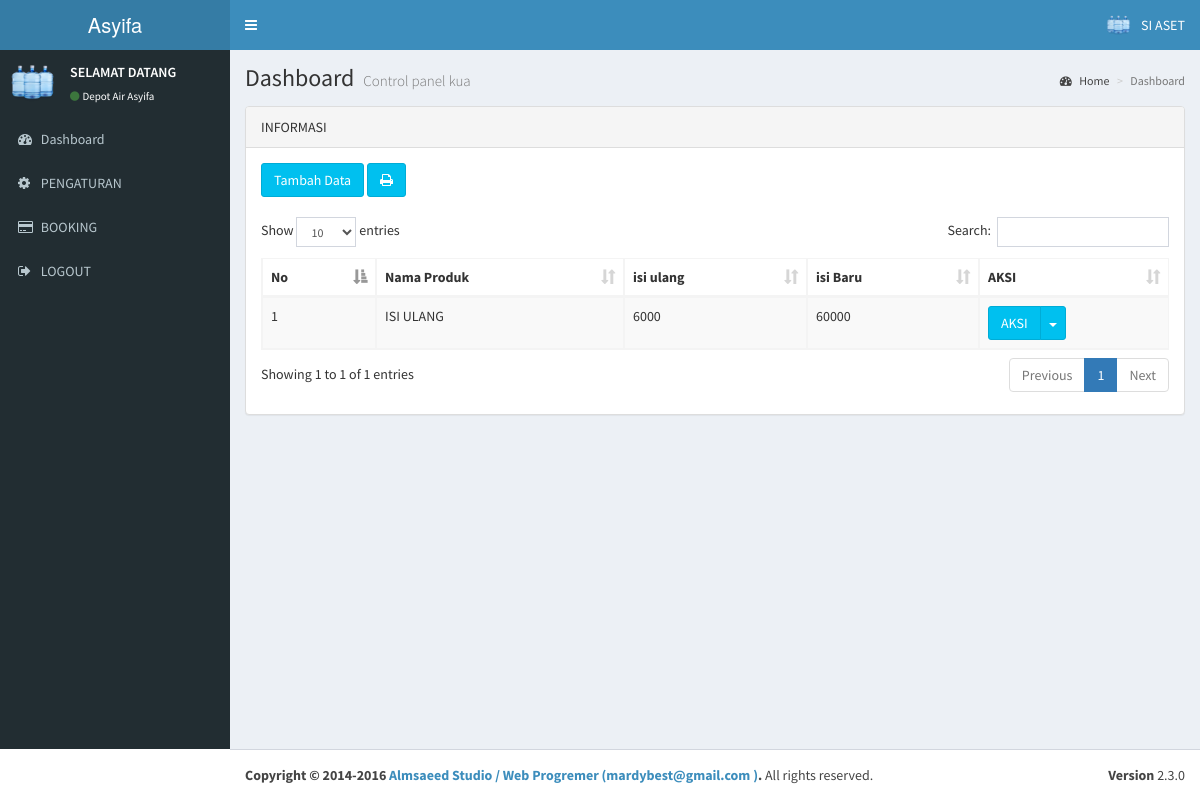
The page /admin/index.php?aksi=produk (signed in) on the database as committed earlier.
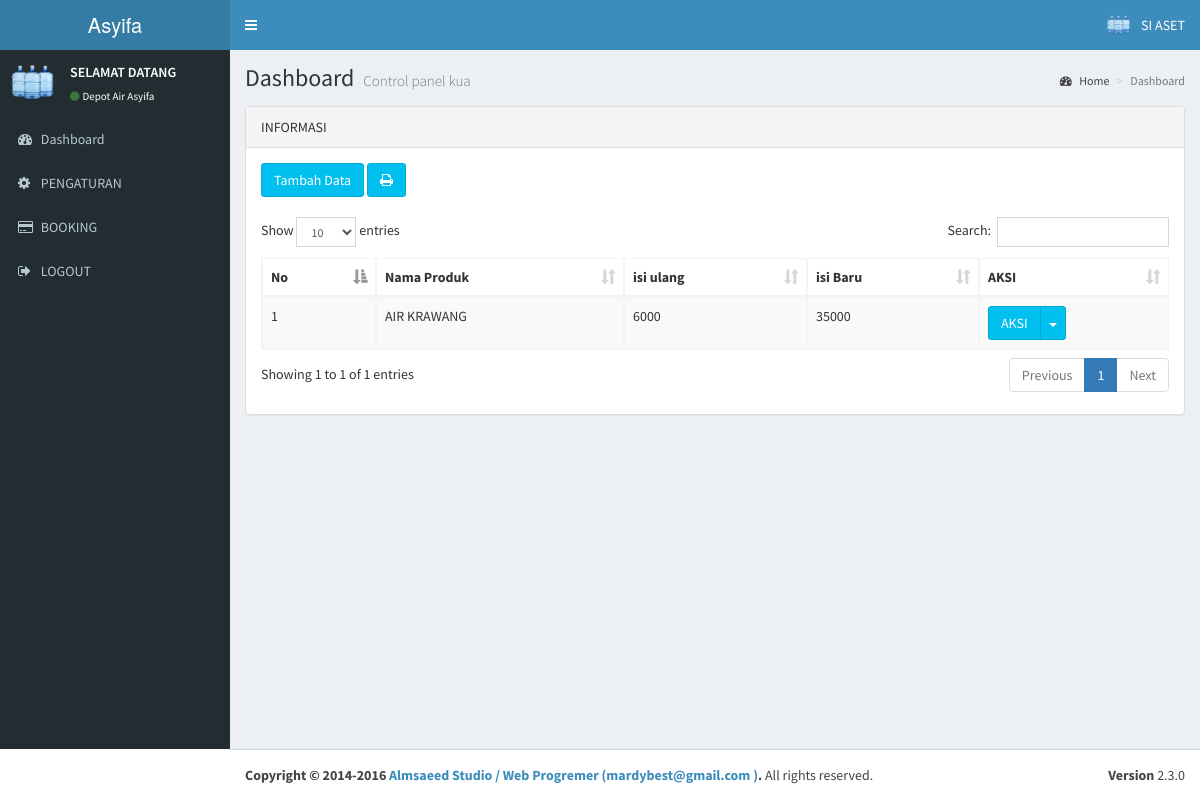
The same page on the database as committed later.
### tables this page shows
CREATE TABLE `produk` (
  `id_produk` int(25) NOT NULL,
  `nama_produk` varchar(50) NOT NULL,
  `harga_produk` varchar(50) NOT NULL,
  `harga_produk1` varchar(10) NOT NULL,
  `keterangan` text NOT NULL
);

### admin/index.php (the view, shortened to what the changed rows need)
  <?php
  include '../koneksi.php';
  ?>
<!DOCTYPE html>
<html>
  <head>
  <link rel="stylesheet" href="../sys/bootstrap/bootstrap/css/bootstrap.min.css">
      <link rel="stylesheet" href="../sys/bootstrap/font/css/font-awesome.min.css">
  <link rel="stylesheet" href="../sys/bootstrap/plugins/datatables/dataTables.bootstrap.css">
    <link rel="stylesheet" href="../sys/bootstrap/plugins/select2/select2.min.css">
    <link rel="stylesheet" href="../sys/bootstrap/dist/css/AdminLTE.min.css">
    <link rel="stylesheet" href="../sys/bootstrap/dist/css/skins/_all-skins.min.css">
  </head>
  <body class="hold-transition skin-blue sidebar-mini">
    <div class="wrapper">
      <div class="content-wrapper">
        <section class="content-header">
          <h1>
            Dashboard
            <small>Control panel kua</small>
          </h1>
        </section>
        <section class="content">
		 <?php include "tengah.php"?>
		  </div>
  </body>
</html>

### admin/tengah.php (shortened to what the changed rows need)
<?php
if($_GET['aksi']=='home'){
echo"
 <div class='row'>
                   <div class='col-lg-12'>
			<div class='panel panel-default'>
                            <div class='panel-heading'>
                           Sambutan
                            </div>
                            <div class='panel-body'>
				<p>Selamat Datang Di halaman Admin, Silahkan Pilih menu untuk pengaturan data yang di butuhkan guna mendapatkan hasil yang maksimal sesuai keinginan.</p>
                            </div>
			</div>
                   </div>
</div>";
echo"<div class='row'>
                    <div class='col-xs-12'>
              <div class='panel panel-primary'>
			    <div class='box-header'>
				   <h3 class='box-title'>INFORMASI</h3>
                </div>
                <div class='box-header'>
				</div>
     <div class='box-body'>";
     $main=mysqli_query($koneksi,"SELECT * FROM submenu");
     while($r=mysqli_fetch_array($main)){
     echo"<a href='$r[link_sub]' class='btn btn-app'>
                    <span class='badge bg-yellow'>3</span>
                    <i class='fa $r[icon_sub] fa-5x'></i> $r[nama_sub]
                  </a>";
                }
                echo "
            </div>
			</div>
 </div>
			</div>
";
}
elseif($_GET['aksi']=='ikon'){
include "../ikon.php";
}
elseif($_GET['aksi']=='produk'){
    echo"<div class='row'>
                    <div class='col-lg-12'>
                        <div class='panel panel-default'>
                            <div class='panel-heading'>INFORMASI
                            </div>
                            <div class='panel-body'>
                <button class='btn btn-info' data-toggle='modal' data-target='#uiModal'>
                                    Tambah Data
                                </button> <a href='laporan.php?aksi=produk' target='_blank' class='btn btn-info' ><i class='fa fa-print' ></i></span></a></br></br>
                                   <div class='table-responsive'>
         <table id='example1' class='table table-bordered table-striped'>
                                        <thead>
                                            <tr> <th>No</th>
                                                <th>Nama Produk</th>
                                                <th>isi ulang</th>
                                                <th>isi Baru</th>
                                                 <th>AKSI</th>
                                            </tr>
                                        </thead><tbody>
                        ";
    $no=0;
    $sql=mysqli_query($koneksi," SELECT * FROM produk ORDER BY id_produk ASC");
    while ($t=mysqli_fetch_array($sql)){
    $no++;
                                        echo"
                                            <tr><td>$no</td>
                                                <td>$t[nama_produk]</td>
                                                <td>$t[harga_produk]</td>
                                                <td>$t[harga_produk1]</td>
                                <td><div class='btn-group'>
                          <button type='button' class='btn btn-info'>AKSI</button>
                          <button type='button' class='btn btn-info dropdown-toggle' data-toggle='dropdown'>
                            <span class='caret'></span>
                            <span class='sr-only'>Toggle Dropdown</span>
                          </button>
                          <ul class='dropdown-menu' role='menu'>
                            <li><a href='index.php?aksi=editproduk&id_produk=$t[id_produk]' title='Edit'><i class='fa fa-pencil'></i>edit</a></li>
                            <li><a href='hapus.php?aksi=hapusproduk&id_produk=$t[id_produk]' onclick=\"return confirm ('Apakah yakin ingin menghapus $t[nama_produk] ?')\" title='Hapus'><i class='fa fa-remove'></i>hapus</li>
                            </ul>
                        </div></td>
                                            </tr>";
    }
                                    echo"
                                        </tbody></table>
                                </div>
                            </div>
                        </div>
                    </div>
                   </div>";
    echo"
    <div class='col-lg-12'>
                            <div class='modal fade' id='uiModal' tabindex='-1' role='dialog' aria-labelledby='myModalLabel' aria-hidden='true'>
                                    <div class='modal-dialog'>
                                        <div class='modal-content'>
                                            <div class='modal-header'>
                                                <button type='button' class='close' data-dismiss='modal' aria-hidden='true'>&times;</button>
                                                <h4 class='modal-title' id='H3'>Input Data</h4>
                                            </div>
                                            <div class='modal-body'>
                                               <form role='form' method='post' action='input.php?aksi=inputproduk'>
                                                <label>nama_produk</label>
                                                <input type='text' class='form-control' name='nama_produk'/><br>
                                                <label>HARGA Produk isi ulang</label>
                                                <input type='text' class='form-control' name='harga_produk'/><br>
                                                <label>HARGA Produk galon baru</label>
                                                <input type='text' class='form-control' name='harga_produk1'/><br>
                                                <label>Keterangan</label>
                                                <input type='text' class='form-control' name='keterangan'/><br>
                                                <button type='button' class='btn btn-default' data-dismiss='modal'>Close</button>
                                                <button type='submit' class='btn btn-primary'>Save </button>
                                            </div>
                        </form>
                                        </div>
                                    </div>
                                </div>
                        </div>
                </div>
    ";
}
?>

Rows that differ between the two databases and show on the page:
changed produk: nama_produk "ISI ULANG" → "AIR KRAWANG"; harga_produk1 "60000" → "35000"
